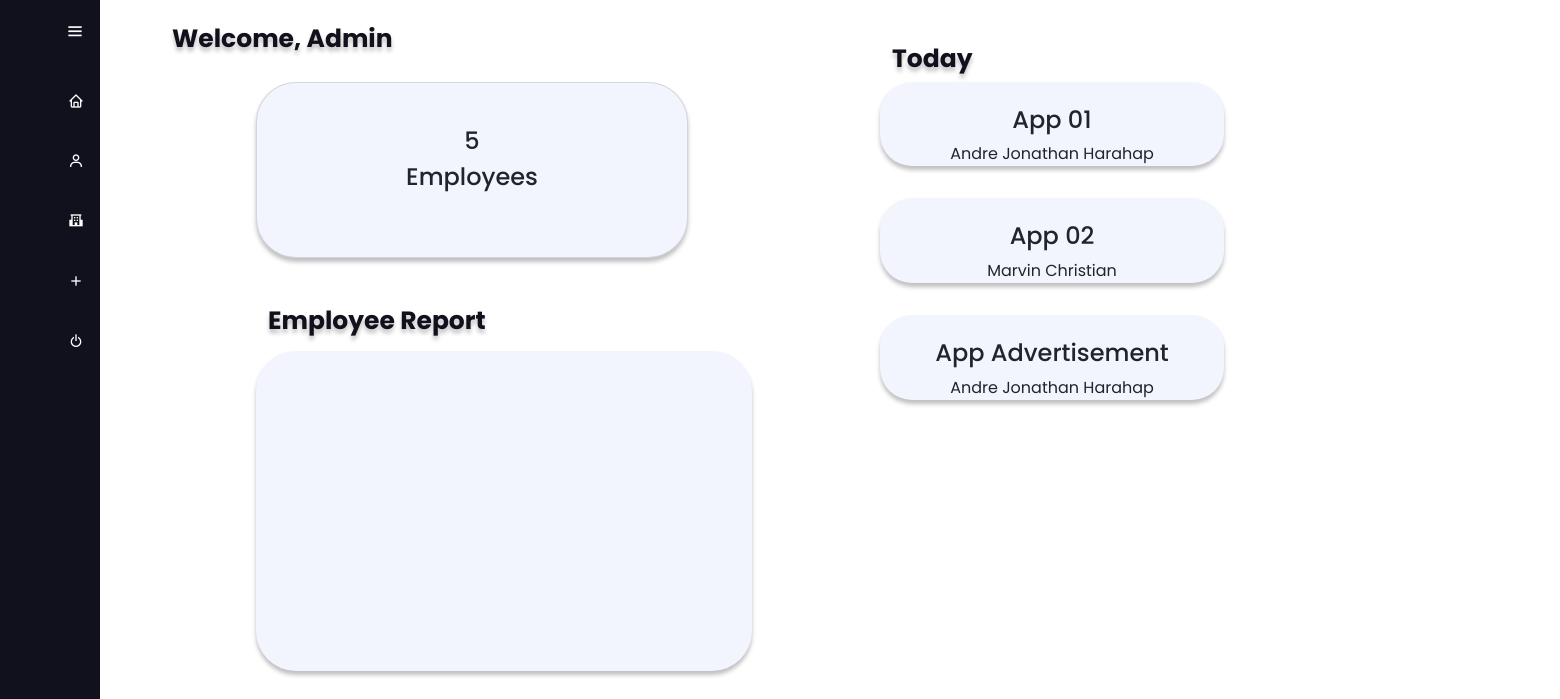
The page /pages/admin/admin-dashboard.php?status=authorized (signed in) on the database as committed earlier.
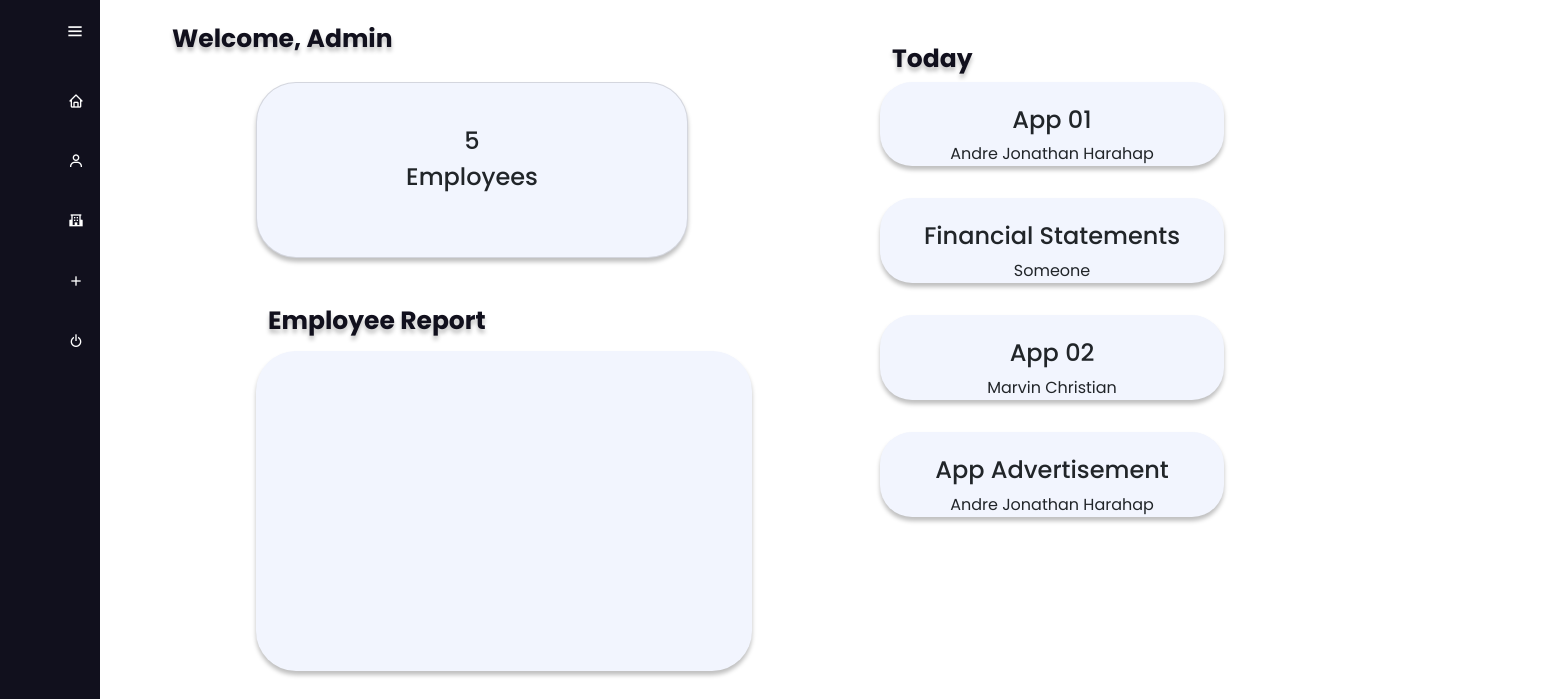
The same page on the database as committed later.
### tables this page shows
CREATE TABLE Project
(
    project_id int NOT NULL,
    project_title text NOT NULL,
    project_desc text NOT NULL,
    pic_id int,
    division_id int,
    PRIMARY KEY(project_id),
    FOREIGN KEY(pic_id) REFERENCES Employee(employee_id),
    FOREIGN KEY(division_id) REFERENCES Division(division_id)
);

CREATE TABLE Employee
(
    employee_id int NOT NULL,
    employee_name varchar(100) NOT NULL,
    employee_email varchar(255),
    employee_phone_no varchar(20),
    sex varchar(1) NOT NULL,
    date_of_birth date NOT NULL,
    division_id int NOT NULL,
    employee_photo varchar(255),
    PRIMARY KEY(employee_id),
    FOREIGN KEY(division_id) REFERENCES Division(division_id)
);

### pages/admin/admin-dashboard.php (the view, shortened to what this page needs)
<?php
include '../../modules/db_connect.php';
$readQuery = "SELECT COUNT(employee_id) AS num_of_employee FROM employee";
$res = mysqli_query($con, $readQuery);
$res = mysqli_fetch_assoc($res);
$totalEmployee = $res['num_of_employee'];
?>
<!DOCTYPE html>
<html lang="en">
<head>
    <link rel="stylesheet" href="../../assets/css/dashboard.css">
    <link href='https://unpkg.com/boxicons@2.0.9/css/boxicons.min.css' rel='stylesheet'>
    <link href="https://cdn.jsdelivr.net/npm/bootstrap@5.1.1/dist/css/bootstrap.min.css" rel="stylesheet">
</head>
<body>
    <div class="sidebar">
        <div class="logo_content">
            <i class='bx bx-menu'id="btn"></i>
        </div>
        <ul class="nav_list">
            <li>
                <a href="admin-dashboard.php">
                    <i class='bx bx-home'></i>
                </a>
            </li>
            <li>
                <a href="employee.php">
                    <i class='bx bx-user'></i>
                </a>
            </li>
            <li>
                <a href="department.php">
                    <i class='bx bxs-school'></i>
                </a>
            </li>
            <li>
                <a href="add-task.php">
                    <i class='bx bx-plus'></i>
                </a>
            </li>
            <li>
                <a href="../../modules/logout.php">
                    <i class='bx bx-power-off'></i>
                </a>
            </li>
        </ul>
    </div>
    <div class="add_content">
        <div class="text">Welcome, Admin</div>
    </div>
    <div class="card">
        <div class="image">
        </div>
        <div class="Title">
            <?php echo "<h4>$totalEmployee</h4>"; ?>
        </div>
        <div class="Title1">
            <h4>Employees</h4>
        </div>
    </div>
    <div class="Day">
        <div class="text3"> Today </div>
    </div>
    <div class="job-container1">
        <div class="row">
        <?php
        $readQuery = "SELECT project_title, pic_id, employee_name FROM project p JOIN employee em ON p.pic_id = em.employee_id LIMIT 5";
        $res = mysqli_query($con,$readQuery);
        if(mysqli_num_rows($res) > 0) {
            while($data = mysqli_fetch_assoc($res)) {
                $projectTitle = $data['project_title'];
                $picName = $data['employee_name'];
        ?>
            <div class="col-lg-12 col-sm-12">
                <div class="jumbotron job2">
                    <div class="info2">
                        <h4><?php echo $projectTitle; ?></h4>
                        <p><?php echo $picName; ?></p>
                    </div>
                </div>
            </div>
        <?php
            }
        }
        ?>
        </div>
    </div>
    <div class="Report">
        <div class="text3">Employee Report</div>
    </div>
    <div class="container4">
</body>
</html>

### assets/css/dashboard.css (style rules this page uses)
* { margin: 0; padding: 0; box-sizing: border-box; font-family: "Poppins", sans-serif; }
html { font-size: 16px; }
body { position: relative; min-height: 100vh; width: 100%; overflow-x: hidden; }
.sidebar { position: fixed; z-index: 999; top: 0; left: 0; height: 100%; width: 100px; background: #11101d; padding: 6px 14px; transition: all 0.5s ease; }
.sidebar #btn { position: absolute; color: #fff; left: 75%; top: 6px; font-size: 20px; height: 50px; width: 50px; text-align: center; line-height: 50px; transform: translateX(-50%); }
.sidebar ul { margin-top: 20px; }
.sidebar ul li { position: relative; height: 60px; width: 100%; margin: 0 5px; list-style: none; line-height: 50px; }
.sidebar ul li a { color: #fff; display: flex; align-items: center; text-decoration: none; transition: all 0.4s ease; border-radius: 12px; white-space: nowrap; }
.sidebar ul li i { height: 50px; min-width: 50px; border-radius: 12px; line-height: 50px; text-align: center; }
.add_content { position: relative; top: 0.5em; left: 20em; width: calc(100% - 250px); left: 10em; transition: all 0.5s ease; }
.add_content .text { margin: 12px; font-size: 25px; font-weight: bolder; text-shadow: 0px 4px 4px rgba(0, 0, 0, 0.25); color: #11101d; }
.card { margin-top: 2em; margin-left: 16em; position: absolute; width: 27em; height: 11em; padding: 20px; box-shadow: 0px 4px 4px rgba(0, 0, 0, 0.25); border-radius: 40px !important; background: #f2f5fe !important; }
.Title { text-align: center; font-size: bolder; }
.image { width: 100px; }
.Title1 { text-align: center; }
.job-container1 { width: 23em; height: 17em; margin-top: -11em; position: relative; left: 55em; }
.job2 { background-color: #f2f5fe; position: relative; margin-bottom: 2em; width: 21.5em; box-shadow: 0px 4px 4px rgba(0, 0, 0, 0.25); border-radius: 2em; text-align: center; padding-top: 1.5em; }
.info2 { text-align: left; }
.Day { position: absolute; top: 1em; height: 100%; width: calc(100% - 250px); left: 55em; transition: all 0.5s ease; }
.Day .text3 { margin: 12px; font-size: 25px; font-weight: bolder; text-shadow: 0px 4px 4px rgba(0, 0, 0, 0.25); color: #11101d; }
.info2 { text-align: center; }
.Report { position: relative; top: -4em; height: 100%; width: calc(100% - 250px); left: 16em; transition: all 0.5s ease; }
.Report .text3 { margin: 12px; font-size: 25px; font-weight: bolder; text-shadow: 0px 4px 4px rgba(0, 0, 0, 0.25); color: #11101d; }
.container4 { margin-top: -4em; margin-left: 16em; position: absolute; width: 31em; height: 20em; padding: 18px; box-shadow: 0px 4px 4px rgba(0, 0, 0, 0.25); border-radius: 40px !important; background: #f2f5fe !important; }

Rows that differ between the two databases and show on the page:
now on this page (row edited): project: project_title "Financial Statements", pic.employee_name "Someone"
